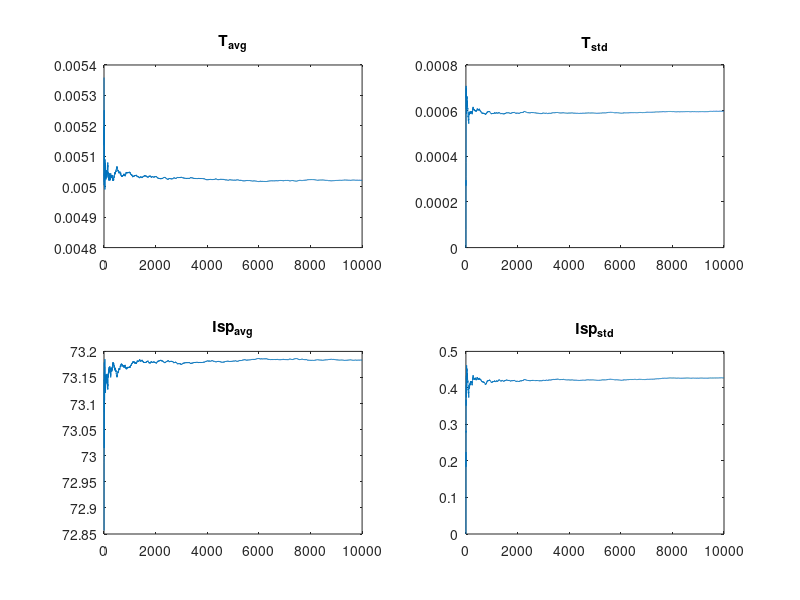
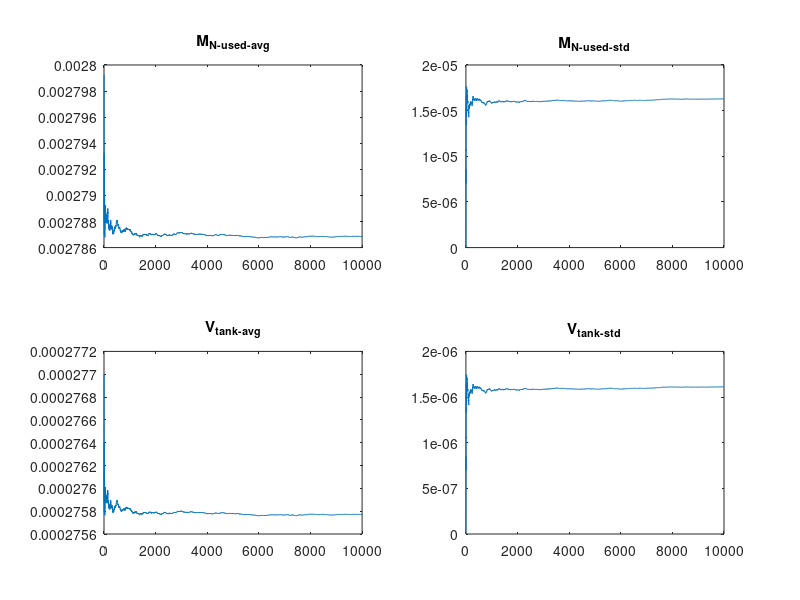

The MATLAB source for these figures, in order:
clc
clear
close all

%Constants

R = 8.314; 
g = 9.81;


%Initial conditions

T = 5e-3;           % Thrust (N)
Pc = 150000;        % chamber pressure (Pa) 1bar-4bar
Tc = 300;           % chamber temperature (K) fixed
MM = 0.028 ;        % kg/mol
k = 1.4;
eps = 10;            % area ratio from 4-20
DeltaV = 0.5;       % requested total DV (m/s)
Mass = 4;           % 3U cubesat mass
rho = 1.176;
t_burn = DeltaV/(T/Mass);


RN = R/MM;

% feeding system
k_p = 1.1;  % P drop coeff of the pipes
k_v = 1.3;  % P drop valves
k_inj = 0.6;    % P_drop injector

% from paper but to be fixed
A_p = 1e-3^2*pi;
A_v = 0.5e-3^2*pi;
r_inj = 250e-6;
A_inj = r_inj^2*pi;

%% Nominal Design


aa = 1/eps^2*((k+1)/2)^(2/(1-k))*(k-1)/(k+1);
bb = 2/k;
cc = (k-1)/k;

fun = @(x) x^bb*(1-x^cc)-aa;
dfun = @(x) -x^(bb-1)*((cc+bb)*x^cc-bb);

c1 = 0;
c2 = 0.5;
tol = 1e-6;
err = tol + 1;
it = 0;

while (it < 3 && err > tol ) 
    it=it+1;
    x = (c2+c1)/2; %stima dello zero
    fc = fun(x);     
    err=abs(fc); 
    % scelta del nuovo estremo per l'eventuale ciclo successivo       
    if (fc*fun(c1) > 0)
          c1=x; 
    else 
          c2=x; 
    end
end
xv = x;
while (it< 5 && err> tol)
   dfx = dfun(xv);
   if dfx == 0
      error(' Arresto per azzeramento di dfun');
   else
      xn = xv - fun(xv)/dfx;
      err = abs(fun(xn));
      it = it+1;
      xv = xn;
   end
end

% Calcolo della pressione di uscita
Pe = xn * Pc;

% temp in exit
Te = Tc*(Pe/Pc)^((k-1)/k);

% Area Throat
At = (T/Pc)/(sqrt(2*(k^2/(k-1))*(2/(k+1))^((k+1)/(k-1)))*sqrt(1-(Pe/Pc)^((k-1)/k))+eps*(Pe-0)/Pc);
rt=sqrt(At/pi);
Dt=2*rt;

% Exit Velocity
v_exit = sqrt(2*k/(k-1)*R/MM*Tc*(1-(Pe/Pc)^((k-1)/k)));
M_exit = v_exit/sqrt(k*RN*Te)


% Exit Area
Ae = eps*At;
re=sqrt(Ae/pi);
De=2*re;

% Mass Flow Rate
m_dot_nom=(T-Ae*(Pe-0))/v_exit;

% Isp
Isp_nom = T/m_dot_nom/g;

%cstar
c_star = At*Pc/m_dot_nom;

%% Preliminary sizing
% mass
MR_nom = exp(DeltaV/(Isp_nom*g));
M_N_used_nom = Mass*(MR_nom-1);

% pressure losses
v_p_nom = m_dot_nom/(rho*A_p);
Delta_P_tot_nom = 0.5*rho*v_p_nom^2*(k_p + A_p/A_v*k_v + A_p/A_inj*k_inj);
Delta_P_plen_nom = 0.5*rho*v_p_nom^2*A_p/A_inj*k_inj;
P_plen_nom = Pc + Delta_P_plen_nom;
P_f_nom = Pc + Delta_P_tot_nom;
P_f_nom = P_f_nom*1.2;

V_plen_nom = M_N_used_nom*RN*Tc/P_plen_nom;

M_res_nom   = -(M_N_used_nom*RN*Tc - P_plen_nom*V_plen_nom*k)/(2*RN*Tc);
P_tank_nom  = -(P_f_nom*(M_N_used_nom*RN*Tc + P_plen_nom*V_plen_nom*k))/(M_N_used_nom*RN*Tc - P_plen_nom*V_plen_nom*k);
V_tank_nom  = -(M_N_used_nom*RN*Tc - P_plen_nom*V_plen_nom*k)/(2*P_f_nom);
M_N_tot_nom = M_res_nom + M_N_used_nom;

%% Montecarlo


N = 10000;
rt_avg = sqrt(At/pi);
rt_std = 5e-6;
rt_val = normrnd(rt_avg, rt_std, [N,1]);
At_val = rt_val.^2.*pi;

r_inj_std = 5e-6;       
r_inj_avg = r_inj; 
r_inj_val = normrnd(r_inj_avg, r_inj_std, [N,1]);
A_inj_val = r_inj_val.^2.*pi;

K_tot_val = k_v*A_p/A_v + k_p + k_inj./A_inj_val*A_p;

re_avg = sqrt(Ae/pi);
re_std = 5e-6;
re_val = normrnd(re_avg, re_std, [N,1]);
Ae_val = re_val.^2.*pi;

toll = 1e-8;

T_avg = 0;
Isp_avg = 0;
P_c_mc_avg = 0;
m_dot_mc_avg = 0;
M_N_tot_avg = 0;
P_tank_avg = 0;
V_tank_avg = 0;
M_N_used_avg = 0;

for ii = 1:N
    
    A_tt  = At_val(ii);
    k_tot = K_tot_val(ii);
    Aee = Ae_val(ii);
    it = 0;

    P_cc = Pc;
    m_dot2 = 1;
    m_dot1 = 2;

    while(abs(m_dot2 - m_dot1) > toll && it < 1000)
        it = it + 1;

        m_dot1 =  P_cc*A_tt/c_star;
        v  = m_dot1 /( A_p* rho);
        deltaP= 0.5*rho*v^2*k_tot;
        P_cc = P_plen_nom - deltaP;
        
        m_dot2= P_cc*A_tt/c_star ;
       
        if it > 999
            disp('It did not converge')
        end   

    end

    eps = Aee/A_tt;
    
    aa = 1/eps^2*((k+1)/2)^(2/(1-k))*(k-1)/(k+1);
    bb = 2/k;
    cc = (k-1)/k;
    
    fun = @(x) x^bb*(1-x^cc)-aa;
    dfun = @(x) -x^(bb-1)*((cc+bb)*x^cc-bb);
    
    c1 = 0;
    c2 = 0.5;
    tol = 1e-6;
    err = tol + 1;
    it = 0;
    
    while (it < 3 && err > tol ) 
        it=it+1;
        x = (c2+c1)/2; %stima dello zero
        fc = fun(x);     
        err=abs(fc); 
        % scelta del nuovo estremo per l'eventuale ciclo successivo       
        if (fc*fun(c1) > 0)
              c1=x; 
        else 
              c2=x; 
        end
    end
    xv = x;
    while (it< 5 && err> tol)
       dfx = dfun(xv);
       if dfx == 0
          error(' Arresto per azzeramento di dfun');
       else
          xn = xv - fun(xv)/dfx;
          err = abs(fun(xn));
          it = it+1;
          xv = xn;
       end
    end
   
    Pee = xn * P_cc;

    P_c_mc(ii) = P_cc;
    m_dot_mc(ii) = m_dot2;
    v_e = sqrt(2*k/(k-1)*R/MM*Tc*(1-(Pee/P_cc)^((k-1)/k)));
    T(ii) =  m_dot1*v_e + Aee*Pee;
    Isp_mc(ii) = T(ii)/(m_dot2*g);

    % mass
    MR_mc = exp(DeltaV/(Isp_mc(ii)*g));
    M_N_used_mc(ii) = Mass*(MR_mc-1);

    % pressure losses
    v_p_mc = m_dot_mc(ii)/(rho*A_p);
    Delta_P_tot_mc = 0.5*rho*v_p_mc^2*(k_p + A_p/A_v*k_v + A_p/A_inj*k_inj);
    Delta_P_plen_mc = 0.5*rho*v_p_mc^2*A_p/A_inj*k_inj;
    
    V_plen_mc = M_N_used_mc(end)*RN*Tc/P_plen_nom;
    
    M_res_mc(ii)   = -(M_N_used_mc(end)*RN*Tc - P_plen_nom*V_plen_mc*k)/(2*RN*Tc);
    P_tank_mc(ii)  = -(P_f_nom*(M_N_used_mc(end)*RN*Tc + P_plen_nom*V_plen_mc*k))/(M_N_used_mc(end)*RN*Tc - P_plen_nom*V_plen_mc*k);
    V_tank_mc(ii)  = -(M_N_used_mc(end)*RN*Tc - P_plen_nom*V_plen_mc*k)/(2*P_f_nom);
    M_N_tot_mc(ii) = M_res_mc(ii) + M_N_used_mc(end);

    
    
    T_avg(ii+1) = T_avg(ii) + 1/(ii)*(T(ii) - T_avg(ii));
    Isp_avg(ii+1) = Isp_avg(ii) + 1/(ii)*(Isp_mc(ii) - Isp_avg(ii));    
    P_c_mc_avg(ii+1) = P_c_mc(ii) + 1/(ii)*(P_c_mc(ii) - P_c_mc_avg(ii));
    m_dot_mc_avg(ii+1) = m_dot_mc_avg(ii) + 1/(ii)*(m_dot_mc(ii) - m_dot_mc_avg(ii));
    M_N_tot_avg(ii+1) = M_N_tot_avg(ii) + 1/(ii)*(M_N_tot_mc(ii) - M_N_tot_avg(ii));    
    
    M_N_used_avg(ii+1) = M_N_used_avg(ii) + 1/(ii)*(M_N_used_mc(end) - M_N_used_avg(ii));
    V_tank_avg(ii+1) = V_tank_avg(ii) + 1/(ii)*(V_tank_mc(ii) - V_tank_avg(ii));
    
    T_std(ii) = std(T(1:ii));
    Isp_std(ii) = std(Isp_mc(1:ii));

    P_c_mc_std(ii)   = std(P_c_mc(1:ii));
    m_dot_mc_std(ii) = std(m_dot_mc(1:ii));
    M_N_tot_std(ii)  = std(M_N_tot_mc(1:ii));

    M_N_used_std(ii) = std(M_N_used_mc(1:end)); 
    V_tank_std(ii)   = std(V_tank_mc(1:ii));
end

M_N_used_w = M_N_used_avg(end) + 3*M_N_used_std(end);

P_tank_w = (P_f_nom*(k + 1))/(k - 1);
V_tank_w = -(RN*Tc*(M_N_used_w - M_N_used_w*k))/(2*P_f_nom);
M_res_w  = (M_N_used_w*k)/2 - M_N_used_w/2;

figure 
subplot(2,2,1)
plot(T_avg(2:end))
%ylim([0 0.01])
title T_{avg}
subplot(2,2,2)
plot(T_std)
title T_{std}
subplot(2,2,3)
plot(Isp_avg(2:end))
title Isp_{avg}
subplot(2,2,4)
plot(Isp_std)
title Isp_{std}

figure 
subplot(2,2,1)
plot(M_N_used_avg(2:end))
title M_{N-used-avg}
subplot(2,2,2)
plot(M_N_used_std)
title M_{N-used-std}
subplot(2,2,3)
plot(V_tank_avg(2:end))
title V_{tank-avg}
subplot(2,2,4)
plot(V_tank_std)
title V_{tank-std}


%% leackage losses computed for 1 year
rho_stand = 1.176; %kg/m^3 cond standard
leack_rate = 10^-5; %scc/m standard cubic centieters every second
t_leack = 60*60*24*365;
tot_leack_scc = leack_rate*t_leack;
tot_mass_leack = tot_leack_scc*10^-6/rho_stand;
tot_N_mas = M_N_used_w + M_res_w - tot_mass_leack;
leacked_mass_ratio = tot_mass_leack/(M_N_used_w + M_res_w)*100;

% with a given volume calculate the loading the tank pressurization with a
% 20% margin

P_tank_marg = (M_N_used_w + M_res_w)*1.2*RN*Tc/V_tank_w
M_tot_marg  = P_tank_marg*V_tank_w/(RN*Tc) 
